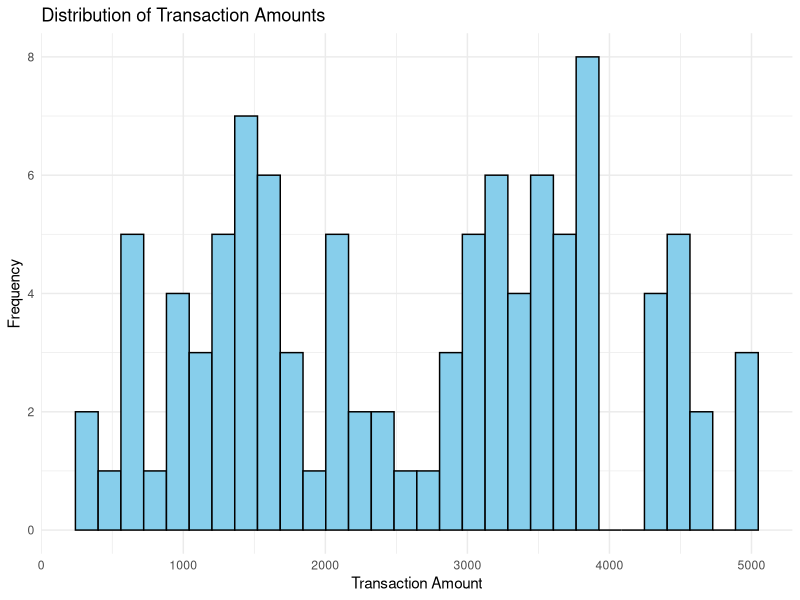
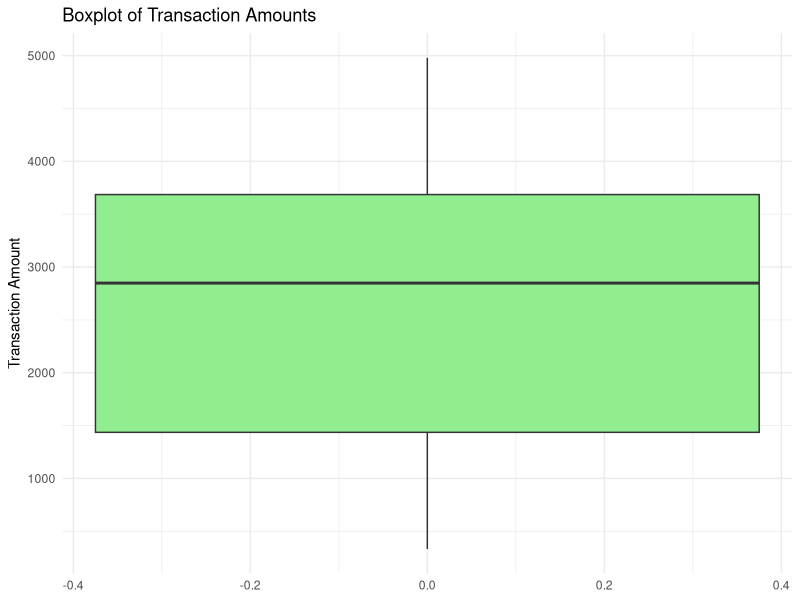
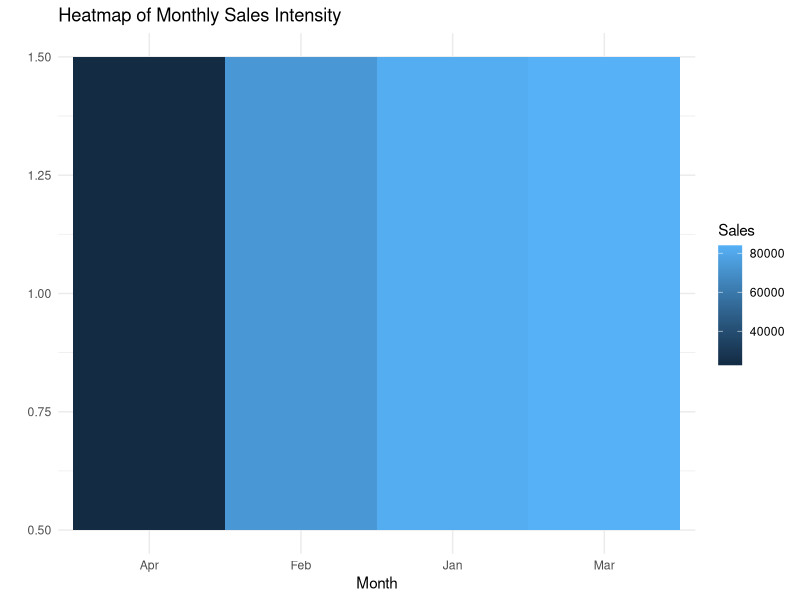

Write the R code that produced these figures, in order.
Roll_Number <- "23BAD310"

library(ggplot2)
library(dplyr)

data <- read.csv("2.ecommerce_transactions.csv")
data <- na.omit(data)

ggplot(data, aes(x = Transaction_Amount)) +
  geom_histogram(bins = 30, fill = "skyblue", color = "black") +
  labs(
    title = "Distribution of Transaction Amounts",
    x = "Transaction Amount",
    y = "Frequency"
  ) +
  theme_minimal()

ggplot(data, aes(y = Transaction_Amount)) +
  geom_boxplot(fill = "lightgreen") +
  labs(
    title = "Boxplot of Transaction Amounts",
    y = "Transaction Amount"
  ) +
  theme_minimal()

data$Month <- format(as.Date(data$Transaction_Date), "%b")

monthly_sales <- data %>%
  group_by(Month) %>%
  summarise(Total_Sales = sum(Transaction_Amount))

ggplot(monthly_sales, aes(x = Month, y = 1, fill = Total_Sales)) +
  geom_tile() +
  labs(
    title = "Heatmap of Monthly Sales Intensity",
    x = "Month",
    y = "",
    fill = "Sales"
  ) +
  theme_minimal()
